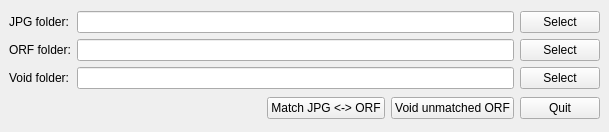
<?xml version="1.0" encoding="UTF-8"?>
<ui version="4.0">
 <class>MainWindow</class>
 <widget class="QMainWindow" name="MainWindow">
  <property name="geometry">
   <rect>
    <x>0</x>
    <y>0</y>
    <width>609</width>
    <height>132</height>
   </rect>
  </property>
  <property name="windowTitle">
   <string>ORFvoid</string>
  </property>
  <widget class="QWidget" name="centralwidget">
   <layout class="QVBoxLayout" name="verticalLayout">
    <item>
     <layout class="QGridLayout" name="gridLayout">
      <item row="0" column="2">
       <widget class="QPushButton" name="jpgfolder_select">
        <property name="text">
         <string>Select</string>
        </property>
       </widget>
      </item>
      <item row="0" column="0">
       <widget class="QLabel" name="jpgfolder_label">
        <property name="text">
         <string>JPG folder:</string>
        </property>
       </widget>
      </item>
      <item row="0" column="1">
       <widget class="QLineEdit" name="jpgfolder"/>
      </item>
      <item row="1" column="1">
       <widget class="QLineEdit" name="orffolder"/>
      </item>
      <item row="1" column="0">
       <widget class="QLabel" name="orffolder_label">
        <property name="text">
         <string>ORF folder:</string>
        </property>
       </widget>
      </item>
      <item row="1" column="2">
       <widget class="QPushButton" name="orffolder_select">
        <property name="text">
         <string>Select</string>
        </property>
       </widget>
      </item>
      <item row="2" column="2">
       <widget class="QPushButton" name="voidfolder_select">
        <property name="text">
         <string>Select</string>
        </property>
       </widget>
      </item>
      <item row="2" column="1">
       <widget class="QLineEdit" name="voidfolder"/>
      </item>
      <item row="2" column="0">
       <widget class="QLabel" name="voidfolder_label">
        <property name="text">
         <string>Void folder:</string>
        </property>
       </widget>
      </item>
     </layout>
    </item>
    <item>
     <layout class="QHBoxLayout" name="horizontalLayout">
      <item>
       <spacer name="horizontalSpacer">
        <property name="orientation">
         <enum>Qt::Horizontal</enum>
        </property>
        <property name="sizeHint" stdset="0">
         <size>
          <width>40</width>
          <height>20</height>
         </size>
        </property>
       </spacer>
      </item>
      <item>
       <widget class="QPushButton" name="matchbutton">
        <property name="text">
         <string>Match JPG &lt;-&gt; ORF</string>
        </property>
       </widget>
      </item>
      <item>
       <widget class="QPushButton" name="voidbutton">
        <property name="text">
         <string>Void unmatched ORF</string>
        </property>
       </widget>
      </item>
      <item>
       <widget class="QPushButton" name="quitbutton">
        <property name="text">
         <string>Quit</string>
        </property>
       </widget>
      </item>
     </layout>
    </item>
   </layout>
  </widget>
 </widget>
 <resources/>
 <connections/>
</ui>
